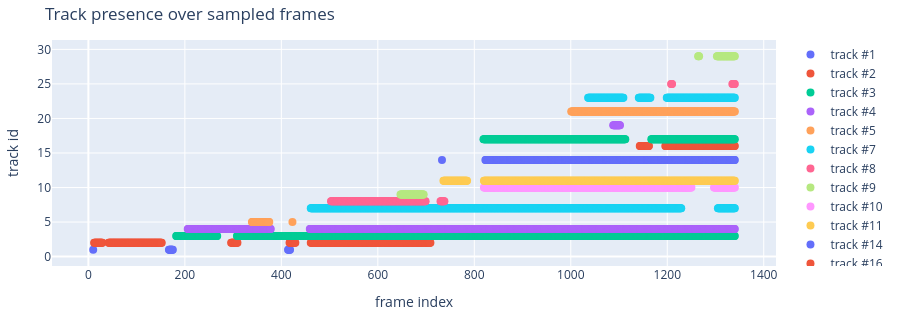

Notebook code cell kept with this figure:
### Markdown cell above
## Track persistence

### Code cell
all_track_ids = sorted(set().union(*track_ids_per_frame)) if track_ids_per_frame else []
print(f"{len(all_track_ids)} unique track ids observed over {len(frames)} sampled frames\n")

# Show a compact timeline of tracks over time.
import plotly.graph_objects as go

frame_positions = np.array(frame_indices)

fig = go.Figure()
for track_id in all_track_ids:
    hits = [idx for idx, ids in enumerate(track_ids_per_frame) if track_id in ids]
    if hits:
        fig.add_trace(
            go.Scatter(
                x=[frame_positions[idx] for idx in hits],
                y=[track_id] * len(hits),
                mode="markers",
                marker=dict(size=8),
                name=f"track #{track_id}",
            )
        )

fig.update_layout(
    title="Track presence over sampled frames",
    xaxis_title="frame index",
    yaxis_title="track id",
    height=320,
    margin=dict(l=40, r=20, t=40, b=40),
)
fig.show()

### Figure 1 — Plotly figure (JSON) as saved in the notebook; plotly's stock layout.template omitted (floating-point values rounded to 4 significant figures; data arrays with more than 128 entries replaced by an {"elided": "..."} marker saying what was removed)
{"data": [{"marker": {"size": 8}, "mode": "markers", "name": "track #1", "type": "scatter", "x": [10, 167, 168, 169, 170, 171, 172, 173, 174, 175, 414, 415, 416, 417, 418], "y": [1, 1, 1, 1, 1, 1, 1, 1, 1, 1, 1, 1, 1, 1, 1]}, {"marker": {"size": 8}, "mode": "markers", "name": "track #2", "type": "scatter", "x": {"elided": "405 int values"}, "y": {"elided": "405 int values"}}, {"marker": {"size": 8}, "mode": "markers", "name": "track #3", "type": "scatter", "x": {"elided": "1119 int values"}, "y": {"elided": "1119 int values"}}, {"marker": {"size": 8}, "mode": "markers", "name": "track #4", "type": "scatter", "x": {"elided": "1055 int values"}, "y": {"elided": "1055 int values"}}, {"marker": {"size": 8}, "mode": "markers", "name": "track #5", "type": "scatter", "x": [339, 340, 341, 342, 343, 344, 345, 346, 347, 348, 349, 350, 351, 352, 353, 354, 355, 356, 357, 358, 359, 360, 361, 362, 363, 364, 365, 366, 367, 368, 369, 370, 371, 372, 373, 374, 375, 423], "y": [5, 5, 5, 5, 5, 5, 5, 5, 5, 5, 5, 5, 5, 5, 5, 5, 5, 5, 5, 5, 5, 5, 5, 5, 5, 5, 5, 5, 5, 5, 5, 5, 5, 5, 5, 5, 5, 5]}, {"marker": {"size": 8}, "mode": "markers", "name": "track #7", "type": "scatter", "x": {"elided": "805 int values"}, "y": {"elided": "805 int values"}}, {"marker": {"size": 8}, "mode": "markers", "name": "track #8", "type": "scatter", "x": {"elided": "206 int values"}, "y": {"elided": "206 int values"}}, {"marker": {"size": 8}, "mode": "markers", "name": "track #9", "type": "scatter", "x": [647, 648, 649, 650, 651, 652, 653, 654, 655, 656, 657, 658, 659, 660, 661, 662, 663, 664, 665, 666, 667, 668, 669, 670, 671, 672, 673, 674, 675, 676, 677, 678, 679, 680, 681, 682, 683, 684, 685, 686, 687, 688, 689, 690, 691, 692, 693, 694, 695], "y": [9, 9, 9, 9, 9, 9, 9, 9, 9, 9, 9, 9, 9, 9, 9, 9, 9, 9, 9, 9, 9, 9, 9, 9, 9, 9, 9, 9, 9, 9, 9, 9, 9, 9, 9, 9, 9, 9, 9, 9, 9, 9, 9, 9, 9, 9, 9, 9, 9]}, {"marker": {"size": 8}, "mode": "markers", "name": "track #10", "type": "scatter", "x": {"elided": "475 int values"}, "y": {"elided": "475 int values"}}, {"marker": {"size": 8}, "mode": "markers", "name": "track #11", "type": "scatter", "x": {"elided": "571 int values"}, "y": {"elided": "571 int values"}}, {"marker": {"size": 8}, "mode": "markers", "name": "track #14", "type": "scatter", "x": {"elided": "519 int values"}, "y": {"elided": "519 int values"}}, {"marker": {"size": 8}, "mode": "markers", "name": "track #16", "type": "scatter", "x": {"elided": "165 int values"}, "y": {"elided": "165 int values"}}, {"marker": {"size": 8}, "mode": "markers", "name": "track #17", "type": "scatter", "x": {"elided": "469 int values"}, "y": {"elided": "469 int values"}}, {"marker": {"size": 8}, "mode": "markers", "name": "track #19", "type": "scatter", "x": [1088, 1089, 1090, 1091, 1092, 1093, 1094, 1095, 1096, 1097, 1098, 1099, 1100, 1101, 1102], "y": [19, 19, 19, 19, 19, 19, 19, 19, 19, 19, 19, 19, 19, 19, 19]}, {"marker": {"size": 8}, "mode": "markers", "name": "track #21", "type": "scatter", "x": {"elided": "340 int values"}, "y": {"elided": "340 int values"}}, {"marker": {"size": 8}, "mode": "markers", "name": "track #23", "type": "scatter", "x": {"elided": "241 int values"}, "y": {"elided": "241 int values"}}, {"marker": {"size": 8}, "mode": "markers", "name": "track #25", "type": "scatter", "x": [1208, 1209, 1210, 1335, 1336, 1337, 1338, 1339, 1340], "y": [25, 25, 25, 25, 25, 25, 25, 25, 25]}, {"marker": {"size": 8}, "mode": "markers", "name": "track #29", "type": "scatter", "x": [1264, 1265, 1266, 1303, 1304, 1305, 1306, 1307, 1308, 1309, 1310, 1311, 1312, 1313, 1314, 1315, 1316, 1317, 1318, 1319, 1320, 1321, 1322, 1323, 1324, 1325, 1326, 1327, 1328, 1329, 1330, 1331, 1332, 1333, 1334, 1335, 1336, 1337, 1338, 1339, 1340], "y": [29, 29, 29, 29, 29, 29, 29, 29, 29, 29, 29, 29, 29, 29, 29, 29, 29, 29, 29, 29, 29, 29, 29, 29, 29, 29, 29, 29, 29, 29, 29, 29, 29, 29, 29, 29, 29, 29, 29, 29, 29]}], "layout": {"height": 320, "margin": {"b": 40, "l": 40, "r": 20, "t": 40}, "title": {"text": "Track presence over sampled frames"}, "xaxis": {"title": {"text": "frame index"}}, "yaxis": {"title": {"text": "track id"}}}}
